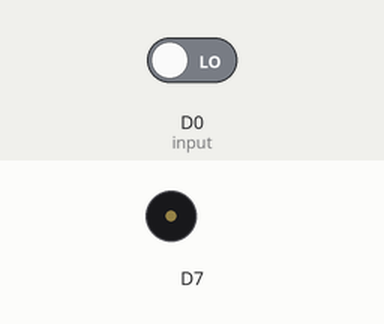
The program below on a simulated CircuitPython board. Parts: buzzer (waves = sounding). Inputs (shaded band) come from the test bench; at power-on: D0 (input) LOW.

Above: at 0.9 s.
At 6.7 s:
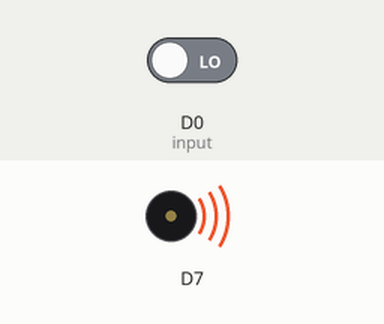
Timing chart, 0 to 7.1 s (numbered marks = the images above):
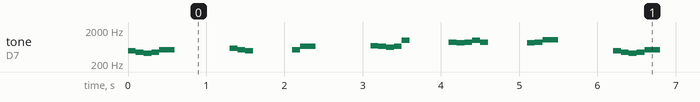

The program:

input_melody_start_stop.py
```python
"""
Description:
    Plays Mozart - Rondo Alla Turca on the buzzer, use the button to play/pause (see https://pages.mtu.edu/~suits/notefreqs.html and https://www.youtube.com/watch?v=aynfMtX0fiY)
Cable Connections:
    Buzzer Vcc -> 3V3
    Buzzer Gnd -> GND
    Buzzer I/O -> D7
    Button + -> 3V3
    Button - -> GND
    Button S -> D0
"""
import board
import simpleio
import time
from digitalio import DigitalInOut, Direction

melody = [(493.88, 1.0), (440, 1.0), (415.30, 1.0), (440, 1.0), (523.25, 2.0), (-1, 2.0), (587.33, 1.0),(523.25, 1.0),(493.88, 1.0),(523.25, 1.0),(659.25, 2.0),(-1, 2.0),(698.46, 1.0),(659.25, 1.0),(622.25, 1.0),(659.25, 1.0), (987.77, 1.0),(880.00, 1.0),(830.61, 1.0),(880.00, 1.0), (987.77, 1.0),(880.00, 1.0),(830.61, 1.0),(880.00, 1.0), (1046.50, 2.0), (-1, 2.0),]

#controls the speed
multiplier = 0.1

#change to True for other sensors
activeState = False

#used to control when we are ignoring signals for a short period of time
blackout = 0

# Set the D0 pin up to read from the sensor
input = DigitalInOut(board.D0)
input.direction = Direction.INPUT

play = False

while True:

    #wait for first start signal
    if input.value == activeState:
        play = True
        blackout = 0
    if play:
        for note, duration in melody:

            if note >= 0:
                simpleio.tone(board.D7, note, duration=multiplier*duration)
            else:
                time.sleep(multiplier*duration)

            blackout += multiplier*duration

            #we should pause
            if input.value == activeState and blackout >= 0.5:
                time.sleep(0.5)

                #wait for start signal again
                while True:
                    if input.value == activeState:
                        blackout = 0
                        break
```

Measured:
- by itself, tone on D7: plays 493 Hz for 0.10 s, 440 Hz for 0.10 s, 415 Hz for 0.10 s, 440 Hz for 0.10 s, 523 Hz for 0.20 s, 587 Hz for 0.10 s … (483 notes in this stretch)
